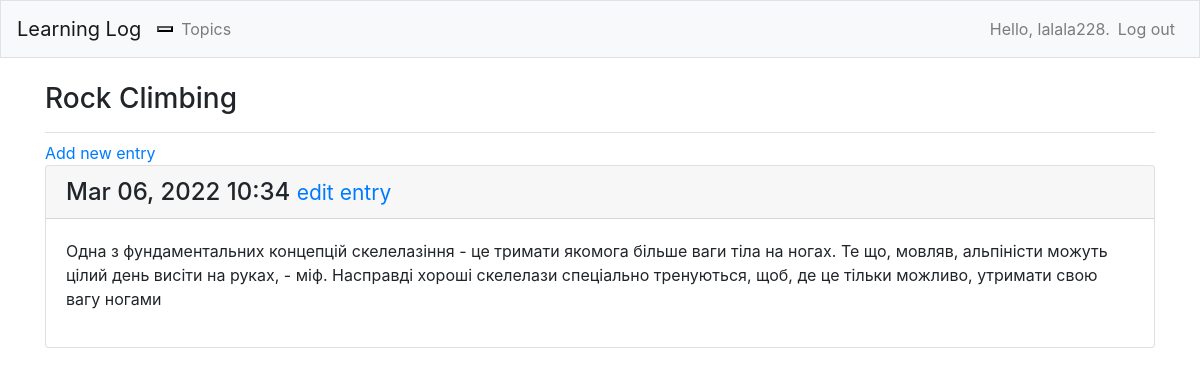
The page /topics/2/ (signed in) on the database its author committed.
### learning_logs/models.py (models this page shows, shortened)
class Topic(models.Model):
    text = models.CharField(max_length=200)
    date_added = models.DateTimeField(auto_now_add=True)
    owner = models.ForeignKey(User, on_delete=models.CASCADE)
    class Meta:
        verbose_name = "тема"
        verbose_name_plural = "теми"
    def __str__(self):
        return self.text

class Entry(models.Model):
    topic = models.ForeignKey(Topic, on_delete=models.CASCADE)
    text = models.TextField()
    date_added = models.DateTimeField(auto_now_add=True)
    class Meta:
        verbose_name = "допис"
        verbose_name_plural = "дописи"

### learning_logs/views.py (the view)
# urls.py: path('topics/<int:topic_id>/', views.topic, name='topic'),
@login_required
def topic(request, topic_id):
    topic = Topic.objects.get(id=topic_id)
    if topic.owner != request.user:
        raise Http404
    entries = topic.entry_set.order_by('-date_added')
    context = {'topic': topic, 'entries': entries}
    return render(request, 'learning_logs/topic.html', context)

### learning_logs/templates/learning_logs/topic.html (shortened to what this page needs)
{% extends 'learning_logs/base.html' %}
{% block page_header %}
    <h3>{{ topic }}</h3>
{% endblock page_header %}
{% block content %}
    <a href="{% url 'learning_logs:new_entry' topic.id %}">Add new entry</a>
    {% for entry in entries %}
        <div class="card mb-3">
            <h4 class="card-header">
                {{ entry.date_added|date:'M d, Y H:i' }}
                <small>
                    <a href="{% url 'learning_logs:edit_entry' entry.id %}">edit entry</a>
                </small>
            </h4>
            <div class="card-body">
                {{ entry.text|linebreaks }}
            </div>
        </div>
    {% empty %}
        <li>There are no entries for this topic yet</li>
    {% endfor %}
{% endblock content %}

### learning_logs/templates/learning_logs/base.html (shortened to what this page needs)
{% load bootstrap4 %}
<!DOCTYPE html>
<html lang="en">
<head>
    {% bootstrap_css %}
</head>
<body>
    <nav class="navbar navbar-expand-md navbar-light bg-light mb-4 border">
        <a class="navbar-brand" href="{% url 'learning_logs:index' %}">Learning Log</a>
        <button class="navbar-toggle" type="button" data-toggle="collapse" data-target="#navbarCollapse"
        aria-controls="navbarCollapse" aria-expanded="false" aria-label="Toggle navigation">
        </button>
        <div class="collapse navbar-collapse" id="navbarCollapse">
            <ul class="navbar-nav mr-auto">
                <li class="nav-item">
                    <a class="nav-link" href="{% url 'learning_logs:topics' %}">Topics</a>
                </li>
            </ul>
            <ul class="navbar-nav ml-auto">
                {% if user.is_authenticated %}
                    <li class="nav-item">
                        <span class="navbar-text">
                            Hello, {{ user.username }}.
                        </span>
                    </li>
                    <li class="nav-item">
                        <a class="nav-link" href="{% url 'users:logout' %}">Log out</a>
                    </li>
                {% endif %}
            </ul>
        </div>
    </nav>
    <main role="main" class="container">
        <div class="pb-2 mb-2 border-bottom">
            {% block page_header %}{% endblock page_header %}
        </div>
        <div>
            {% block content %}{% endblock content %}
        </div>
    </main>
</body>
</html>

### rows shown on the page
Topic: text "Rock Climbing"
Entry: date_added "Mar 06, 2022 10:34", text "Одна з фундаментальних концепцій скелелазіння - це тримати якомога більше ваги тіла на ногах. Те що, мовляв, альпіністи можуть цілий день висіти на руках, - міф. Насправді хороші скелелази спеціально тренуються, щоб, де це тільки можливо, утримати свою вагу ногами"

### other values the page prints
{{ user.username }} "lalala228"
